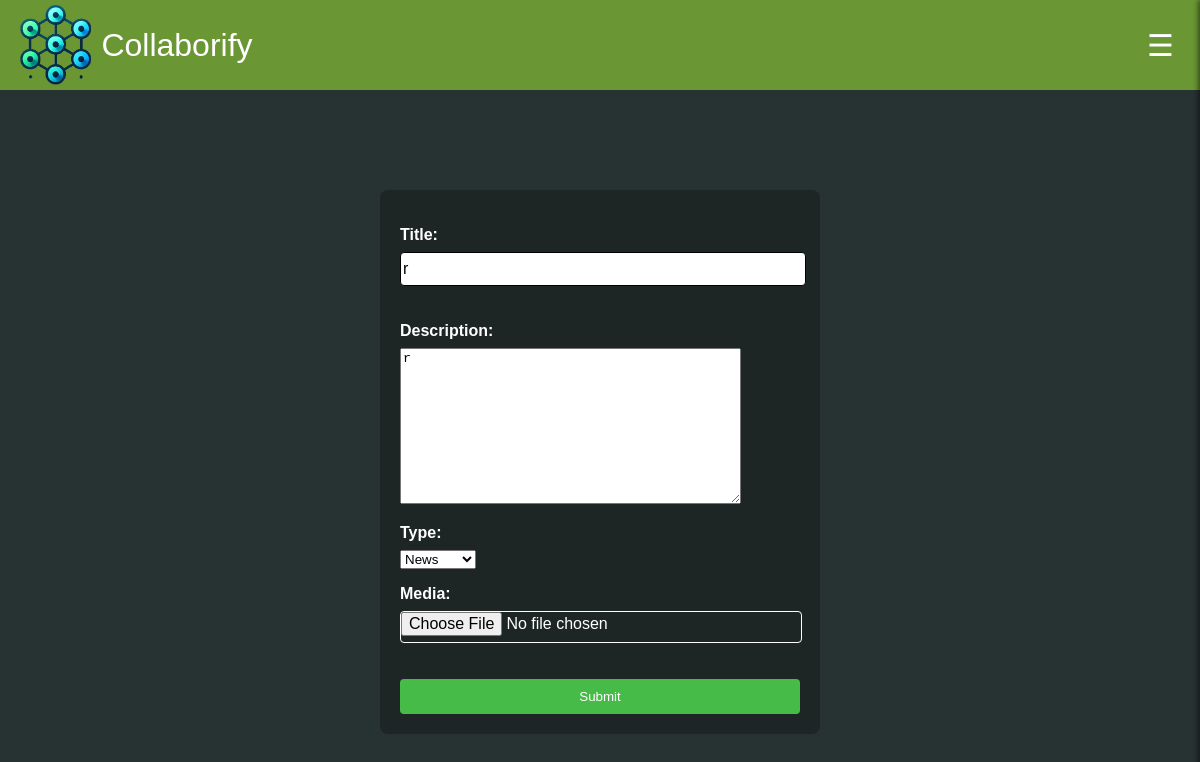
Screenshot of /forum/update/1/ (signed in) with the database file from the repository.
### forum/models.py (models this page shows, shortened)
class Post(models.Model):
    TYPE = [
        ('news', 'News'),
        ('update', 'Update'),
        ('event', "Event"),
        ('question','Question')
    ]
    FORUM_TYPE = [
        ('close', 'Close'),
        ('open', 'Open')
    ]
    title = models.CharField(max_length=200)
    description = models.TextField()
    media = models.FileField(upload_to="post_media",blank=True,null=True)
    type = models.CharField(max_length=20,choices=TYPE)
    priority = models.CharField(max_length=20, choices=FORUM_TYPE, default='open')
    created_at = models.DateTimeField(auto_now_add=True)
    creater = models.ForeignKey(CustomUser, on_delete=models.DO_NOTHING, related_name='posts')

### forum/views.py (the view, shortened to what this page needs)
# urls.py: path('update/<int:pk>/', views.PostUpdateView.as_view(), name='post-update'),
class PostUpdateView(LoginRequiredMixin,UserIsOwnerMixin,UpdateView):
    model = Post
    form_class = PostForm

### forum/forms.py
class PostForm(forms.ModelForm):
    class Meta:
        model = Post
        fields = ['title', 'description', 'type', 'media']
        widgets = {
            "media":forms.FileInput()
        }

### forum/mixin.py (called while the page is built)
    def dispatch(self, request, *args, **kwargs):
        instance = self.get_object()
        if instance.creater != self.request.user and not self.request.user.is_staff:
            raise PermissionDenied
        return super().dispatch(request, *args, **kwargs)

### templates/forum/post_form.html (shortened to what this page needs)
{% extends 'base.html' %}
{% load static %}
{% block content %}
<link rel="stylesheet" href="{% static 'css/form.css' %}">
<div class="centery test">
    <form  method="POST" enctype="multipart/form-data">
        {{ form.as_p}}
        <button type="submit">Submit</button>
    </form>
</div>
{% endblock %}

### static/css/main.css (style rules this page uses)
body { margin: 0; font-family: Arial, Helvetica, sans-serif; background-color: #273232; color: #FFFFFF; }

### static/css/form.css (style rules this page uses)
form { background-color: #1e2525; padding: 20px; margin: 100px auto; border-radius: 8px; max-width: 400px; }
label { display: block; margin-bottom: 8px; font-weight: bold; }
input { width: 100%; margin-bottom: 20px; border: 1px solid; border-radius: 4px; font-size: 16px; height: 30px; }
form>button, form>a { background-color: #46bb48; color: white; padding: 10px 20px; border: none; border-radius: 4px; cursor: pointer; width: 100%; text-decoration: none; }

### rows the page displays
Post: title "r", description "r", type "News"
